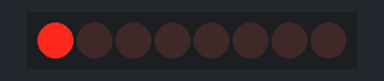
A sketch run on a simulated Arduino Uno, built with avr-gcc and run on an emulated ATmega328P. Shown: 8 shift-register outputs drawn as a row of LEDs (first output left, lit = HIGH). Wiring (inferred from the names in the program): shift register (74HC595): data pin 2; shift clock pin 3; latch pin 4. Wiring (inferred from the signals the program sends): row of LEDs: on Q0, Q1, Q2, Q3, Q4, Q5, Q6, Q7. Random numbers use the default seed unless the sketch sets one.

Above: at 0.05 s.
At 0.65 s:
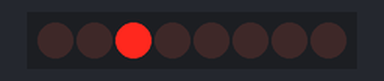
At 1.35 s:
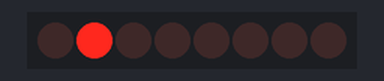
At 2.75 s:
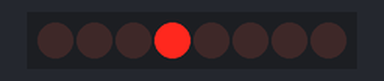
Timing chart, 0 to 3.0 s (numbered marks = the images above):
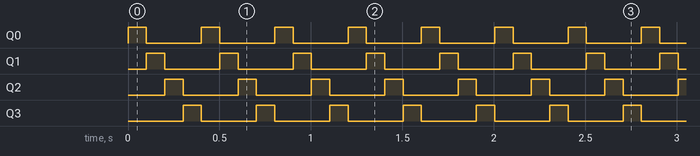

Measured:
- by itself, Q0–3: alternates HIGH for 0.10 s and LOW for 0.30 s
- by itself, everything shown: repeats every 0.40 s, in 4 steps

The sketch:

arduino_and_shift_registers.ino
```cpp
/*
SHIFT REGISTER

  Use a shift register to turn three pins into eight (or more!)
  outputs

  An integrated circuit ("IC"), or "chip", is a self-contained
  circuit built into a small plastic package. (If you look closely
  at your Arduino board you'll see a number of ICs.) There are
  thousands of different types of ICs available that you can use
  to perform many useful functions.

  The 74HC595 shift register in your kit is an IC that has eight
  digital outputs. To use these outputs, we'll use a new interface
  called SPI (Serial Peripheral Interface). It's like the TX and
  RX you're used to, but has an additional "clock" line that
  controls the speed of the data transfer. Many parts use SPI
  for communications, so the Arduino offers simple commands called
  shiftIn() and shiftOut() to access these parts.

  This IC lets you use three digital pins on your Arduino to
  control eight digital outputs on the chip. And if you need
  even more outputs, you can daisy-chain multiple shift registers
  together, allowing an almost unlimited number of outputs from
  the same three Arduino pins!

Hardware connections:

  Shift register:

    Plug in the chip so it bridges the center "canyon"
    on the breadboard.

    The shift register has 16 pins. They are numbered
    counterclockwise starting at the pin 1 mark (notch
    in the end of the chip). See the datasheet above
    for a diagram.

    74HC595 pin		LED pin		Arduino pin

    1  (QB)	  	LED 2 +
    2  (QC)	  	LED 3 +
    3  (QD)		  LED 4 +

    8  (GND)		GND

    10 (SRCLR*)	5V
    11 (SRCLK)	Arduino Digital Pin 3
    12 (RCLK)		Arduino Digital Pin 4
    13 (OE*)		GND
    14 (SER)		Arduino Digital Pin 2
    15 (QA)		  LED 1 +
    16 (VCC)		5V

  LEDs:

    After making the above connections to the positive (longer)
    legs of the LEDs, connect the negative side (short lead) of
    each LED to a 360 Ohm resistor, and connect the other side
    of each resistor to GND.

This sketch was written by SparkFun Electronics,
with lots of help from the Arduino community.
This code is completely free for any use.
Visit http://www.arduino.cc to learn about the Arduino.

Version 2.0 6/2012 MDG
*/


// Pin definitions:
// The 74HC595 uses a type of serial connection called SPI
// (Serial Peripheral Interface) that requires three pins:

int datapin = 2;
int clockpin = 3;
int latchpin = 4;

// We'll also declare a global variable for the data we're
// sending to the shift register:

byte data = 0;


void setup()
{
  // Set the three SPI pins to be outputs:

  pinMode(datapin, OUTPUT);
  pinMode(clockpin, OUTPUT);
  pinMode(latchpin, OUTPUT);
}


void loop()
{
  // We're going to use the same functions
  // When we blink multiple LEDs, we've just replaced
  // digitalWrite() with a new function called shiftWrite()
  // (see below). We also have a new function that demonstrates
  // binary counting.

  // To try the different functions below, uncomment the one
  // you want to run, and comment out the remaining ones to
  // disable them from running.

  //oneAfterAnother();      // All on, all off

  oneOnAtATime();       // Scroll down the line

  //randomLED();          // Blink random LEDs


}


void shiftWrite(int desiredPin, boolean desiredState)

// This function lets you make the shift register outputs
// HIGH or LOW in exactly the same way that you use digitalWrite().

// Like digitalWrite(), this function takes two parameters:

//    "desiredPin" is the shift register output pin
//    you want to affect (0-3)

//    "desiredState" is whether you want that output
//    to be HIGH or LOW

// Inside the Arduino, numbers are stored as arrays of "bits",
// each of which is a single 1 or 0 value. Because a "byte" type
// is also eight bits, we'll use a byte (which we named "data"
// at the top of this sketch) to send data to the shift register.
// If a bit in the byte is "1", the output will be HIGH. If the bit
// is "0", the output will be LOW.

// To turn the individual bits in "data" on and off, we'll use
// a new Arduino commands called bitWrite(), which can make
// individual bits in a number 1 or 0.
{
  // First we'll alter the global variable "data", changing the
  // desired bit to 1 or 0:

  bitWrite(data,desiredPin,desiredState);

  // Now we'll actually send that data to the shift register.
  // The shiftOut() function does all the hard work of
  // manipulating the data and clock pins to move the data
  // into the shift register:

  shiftOut(datapin, clockpin, MSBFIRST, data);

  // Once the data is in the shift register, we still need to
  // make it appear at the outputs. We'll toggle the state of
  // the latchPin, which will signal the shift register to "latch"
  // the data to the outputs. (Latch activates on the high-to
  // -low transition).

  digitalWrite(latchpin, HIGH);
  digitalWrite(latchpin, LOW);
}


/*
oneAfterAnother()

This function will light one LED, delay for delayTime, then light
the next LED, and repeat until all the LEDs are on. It will then
turn them off in the reverse order.
*/

void oneAfterAnother()
{
  int index;
  int delayTime = 100; // Time (milliseconds) to pause between LEDs
                       // Make this smaller for faster switching

  // Turn all the LEDs on:

  // This for() loop will step index from 0 to 3
  // (putting "++" after a variable means add one to it)
  // and will then use digitalWrite() to turn that LED on.

  for(index = 0; index <= 3; index++)
  {
    shiftWrite(index, HIGH);
    delay(delayTime);
  }

  // Turn all the LEDs off:

  // This for() loop will step index from 3 to 0
  // (putting "--" after a variable means subtract one from it)
  // and will then use digitalWrite() to turn that LED off.

  for(index = 3; index >= 0; index--)
  {
    shiftWrite(index, LOW);
    delay(delayTime);
  }
}


/*
oneOnAtATime()

This function will step through the LEDs, lighting one at at time.
*/

void oneOnAtATime()
{
  int index;
  int delayTime = 100; // Time (milliseconds) to pause between LEDs
                       // Make this smaller for faster switching

  // step through the LEDs, from 0 to 3

  for(index = 0; index <= 3; index++)
  {
    shiftWrite(index, HIGH);	// turn LED on
    delay(delayTime);		// pause to slow down the sequence
    shiftWrite(index, LOW);	// turn LED off
  }
}


/*
randomLED()

This function will turn on random LEDs. Can you modify it so it
also lights them for random times?
*/

void randomLED()
{
  int index;
  int delayTime = 100; // time (milliseconds) to pause between LEDs
                       // make this smaller for faster switching

  // The random() function will return a semi-random number each
  // time it is called. See http://arduino.cc/en/Reference/Random
  // for tips on how to make random() more random.

  index = random(4);	// pick a random number between 0 and 3

  shiftWrite(index, HIGH);	// turn LED on
  delay(delayTime);		// pause to slow down the sequence
  shiftWrite(index, LOW);	// turn LED off
}
```
